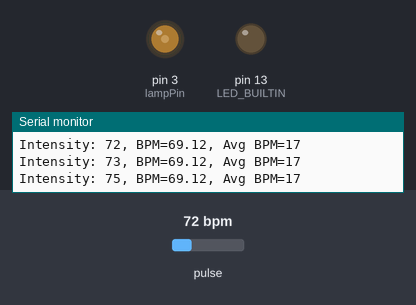
Bench run of a sketch on a simulated Arduino Uno, built with avr-gcc and run on an emulated ATmega328P. On the bench: output pins drawn as LEDs (lit = HIGH), the last lines printed to the serial monitor. Dashed ring = blinking. The test bench sets the inputs (shaded band); at power-on: pulse 72 bpm.

Above: at 1.2 s.
1.3 s: pulse set to 42 bpm
At 3.77 s:
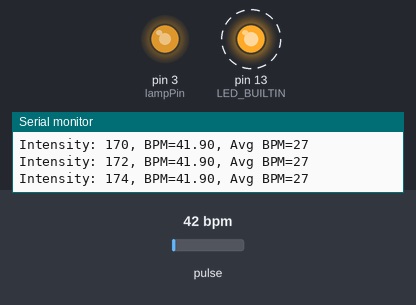
4.3 s: pulse set to 70 bpm
At 5.49 s:
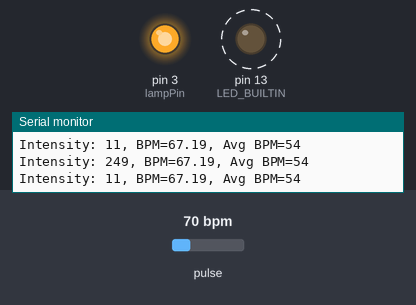
7.3 s: pulse set to 100 bpm
At 18.07 s:
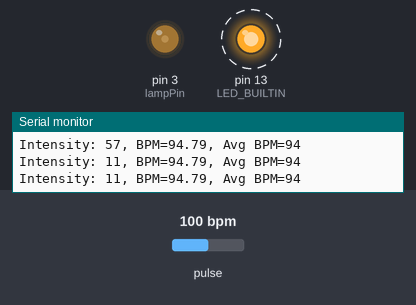
Timing chart, 0 to 29.7 s (numbered marks = the images above; inputs shaded):
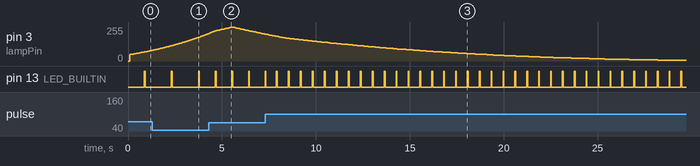

The sketch:

PulseLamp.ino
```cpp
/* Pulse sensor lamp dimmer

  Controls a lamp using the average heart rate detected from a
  MAX30101 particle sensor

  Uses the Sparkfun MAX 3010x sensor library:
  https://github.com/sparkfun/SparkFun_MAX3010x_Sensor_Library
  HR code is based on the example 5 from that library.

  circuit:
  - MAX30301 sensor connected to SDA and SCL pins
  - Transistor connected to pin 3 to control a 12V DC lamp

  created 1 Dec 2020
  by Tom Igoe
*/

// include libraries:
#include <Wire.h>
#include "MAX30105.h"
#include "heartRate.h"

const int lampPin = 3;
MAX30105 sensor;

//Number of heart rate samples to average for the average heart rate.
// increase this for a smoother rate, decrease for more responsivity.
/// 4 is a decent compromise between the two:
const byte SAMPLES = 4;
//Array of heart rates:
byte heartRates[SAMPLES];
// index for the array:
byte arrayIndex = 0;
float beatsPerMinute;
int avgBPM;
// last time in ms that you got a heartbeat:
long lastBeat = 0;

// light variables:
int level = 127;
// last time the light level was changed:
long lastChange = 0;
// direction of the light level fade:
int fadeChange = 1;

// pre-calculated PWM levels to produce a nicer fade curve.
// See https://tigoe.github.io/LightProjects/fading.html for other examples:
byte cie1931[256];

void setup() {
  Serial.begin(9600);
  Serial.println("Begin");

  // Initialize sensor:
  while (!sensor.begin()) {
    Serial.println("Heart rate sensor was not found. Please check wiring/power. ");
    delay(1000);
  }
  // Configure sensor with default settings:
  sensor.setup();
  // Turn Red LED to low to indicate sensor is running:
  sensor.setPulseAmplitudeRed(0x0A);
  // Turn off Green LED:
  sensor.setPulseAmplitudeGreen(0);

  // initiate the I/O pin for the transistor that's controlling the lamp:
  pinMode(lampPin, OUTPUT);
  pinMode (LED_BUILTIN, OUTPUT);
  // fill the table of PWM values to produce a nice light fade curve:
  fillCIETable();
}

void loop() {
  byte intensity;

  // change the level of the light every (beatAverage /2) milliseconds:
  if (millis() - lastChange > avgBPM ) {
    // reverse direction of fade when level is 0 or 255:
    if (level == 0 || level == 255) {
      fadeChange = -fadeChange;
    }
    // change the level using the fadeChange value:
    level += fadeChange;
    // get the PWM level from the table:
    intensity = cie1931[level];
    // set the PWM pin with it:
    analogWrite(lampPin, intensity);
    lastChange = millis();
  }

  // read the sensor:
  long irValue = sensor.getIR();
  // if the IR level is too high, there's no finger there to sense.
  // you can skip the rest of the loop() and return to the top of the loop:
  if (irValue < 50000) {
    Serial.println(" put your index finger on the sensor");
    return;
  }

  // Once you have an IR value, check to see if it counts as a heart beat
  // (uses a function in heartRate.h):
  if (checkForBeat(irValue)) {
    // turn on built in LED each heartbeat:
    digitalWrite(LED_BUILTIN, HIGH);
    // get the duration of this beat:
    long beatDuration = millis() - lastBeat;
    //save current time for comparison next time:
    lastBeat = millis();
    // calculte BPM from beat duration:
    beatsPerMinute = 60 / (beatDuration / 1000.0);

    // if BPM is in a reasonable range for human heart rate (20 - 255?),
    // put it in the array for averaging:
    if (beatsPerMinute < 255 && beatsPerMinute > 20) {
      // Store this reading in the array:
      heartRates[arrayIndex++] = (byte)beatsPerMinute;
      // limit the array pointer to the size of the array:
      arrayIndex %= SAMPLES;

      //Take average of readings
      avgBPM = 0;
      for (byte x = 0 ; x < SAMPLES ; x++) {
        avgBPM += heartRates[x];
      }
      avgBPM = avgBPM / SAMPLES;
    }
  } else {
    // turn off built in LED if no  heartbeat:
    digitalWrite(LED_BUILTIN, LOW);
  }
  // print the intensity and heart rate data:
  Serial.print("Intensity: ");
  Serial.print(intensity);
  Serial.print(", BPM=");
  Serial.print(beatsPerMinute);
  Serial.print(", Avg BPM=");
  Serial.println(avgBPM);
}


void fillCIETable() {
  /*
    For CIE, the following formulas have  Y as luminance, and
    Yn is the luminance of a white reference (basically, max luminance).
    This assumes a perceived lightness value L* between 0 and 100,
    and  a luminance value Y of 0-1.0.
    if L* > 8:  Y = ((L* + 16) / 116)^3 * Yn
    if L* <= 8: Y = L* *903.3 * Yn
  */
  // set the range of values:
  float maxValue = 255;
  // scaling factor to convert from 0-100 to 0-maxValue:
  float scalingFactor = 100 / maxValue;
  // luminance value:
  float Y = 0.0;

  // iterate over the array and calculate the right value for it:
  for (int l = 0; l <= maxValue; l++) {
    // you need to scale L from a 0-255 range to a 0-100 range:
    float lScaled = float(l) * scalingFactor;
    if ( lScaled <= 8 ) {
      Y = (lScaled / 903.3);
    } else {
      float foo = (lScaled + 16) / 116.0;
      Y = pow(foo, 3);
    }
    // multiply to get 0-maxValue, and fill in the table:
    cie1931[l] = Y * maxValue;
  }
}
```

Measured:
- after the input at 1.3 s, pin 13 (LED_BUILTIN): alternates HIGH for 0.04 s and LOW for 1.4 s, starting after 1.0 s
- after the input at 4.3 s, pin 13 (LED_BUILTIN): alternates HIGH for 0.04 s and LOW for 0.84 s, starting after 0.35 s
- after the input at 7.3 s, pin 13 (LED_BUILTIN): alternates HIGH for 0.04 s and LOW for 0.59 s, starting after 0.60 s
